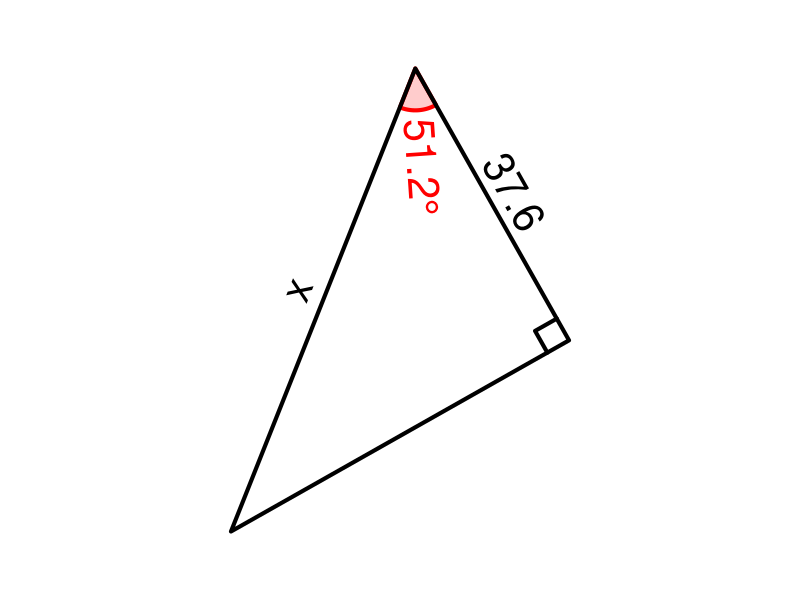
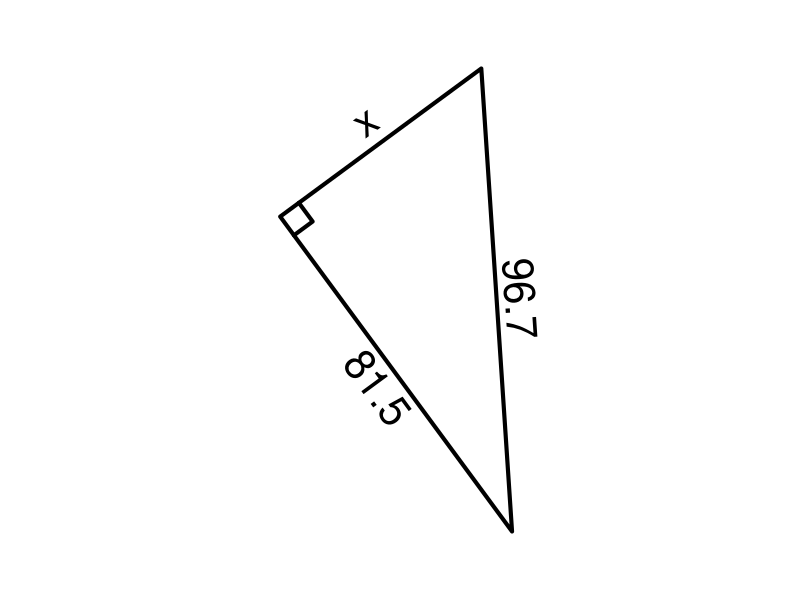
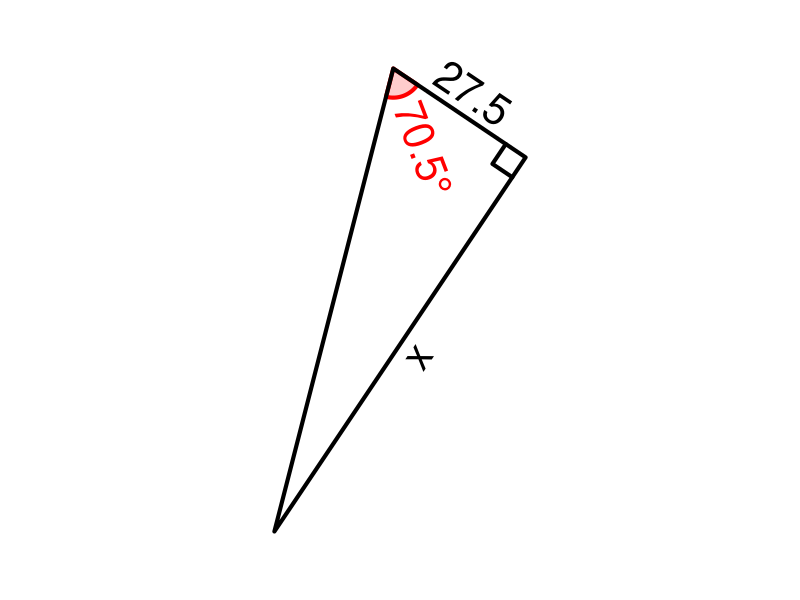
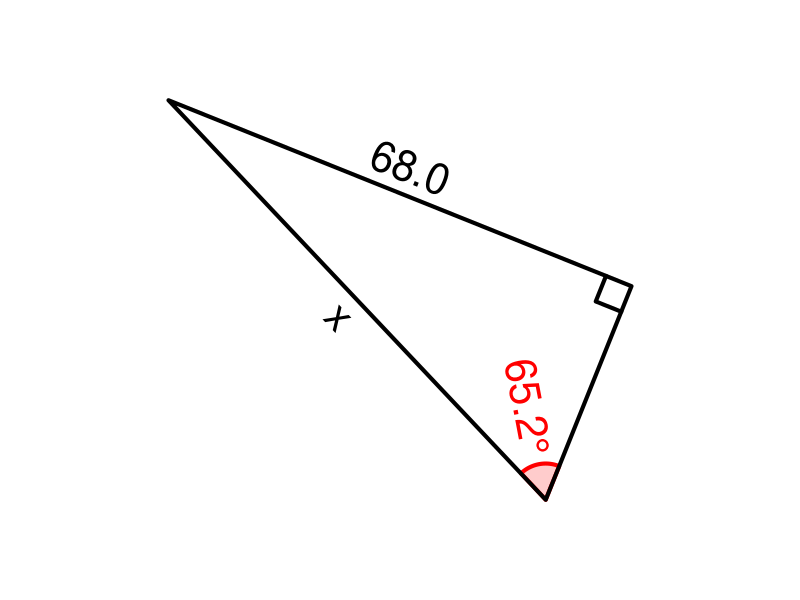
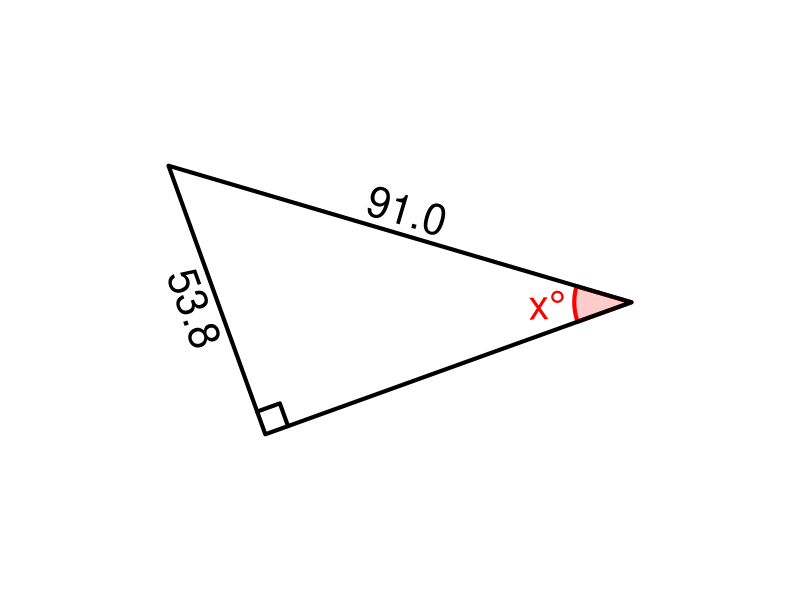
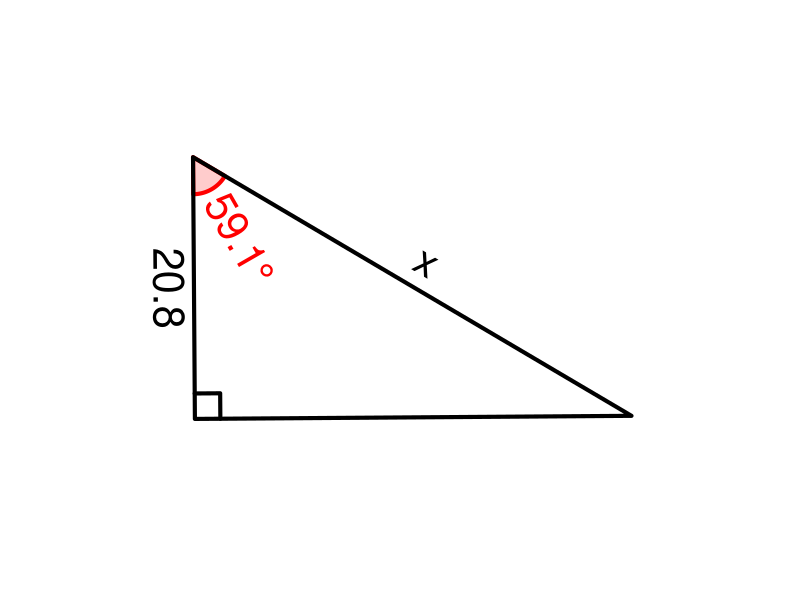
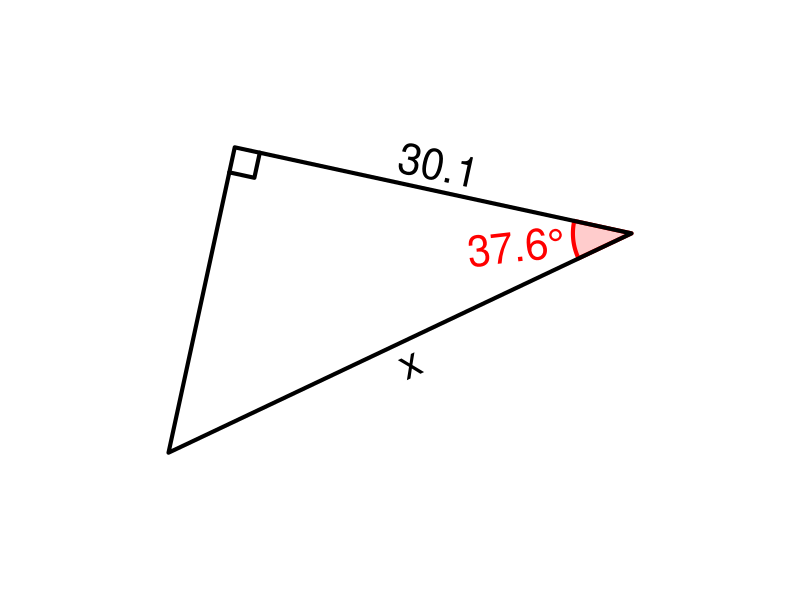
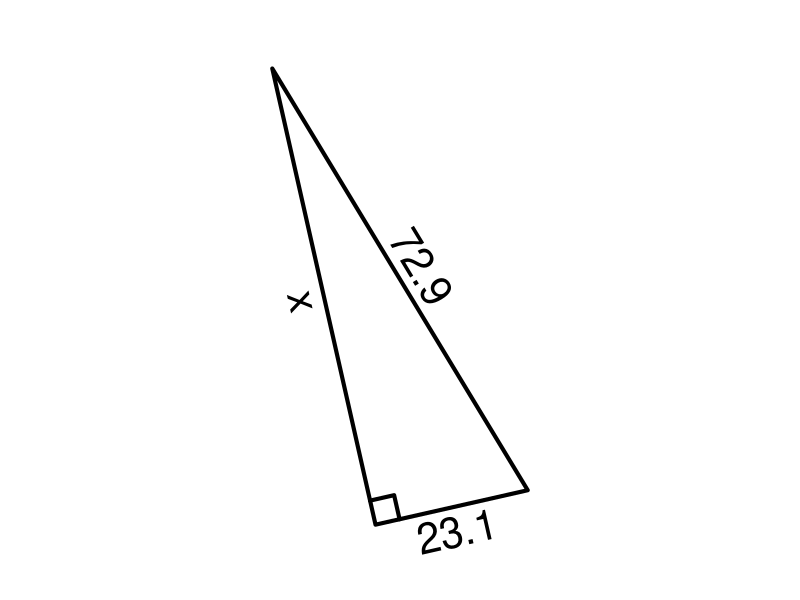

Reproduce these figures in R, in order. (Note: this script raises an error after producing the figures.)
# Find the length or angle measure marked with an x. Type your answer using 3 significant figures. If the number is less than 1, use a leading 0. Angles are in RADIANS.

alist = ""

for(iii in 1:1000){
    qt = sample(1:12,1)
    cex = 2.5
    lwd = 4
    # al,ol,hl,th
    while(T){
        deg = runif(1,15,79)
        th = deg/180*pi
        hl = runif(1,10,100)
        ol = hl*sin(th)
        al = hl*cos(th)
        if(ol>11 && al>11 && hl<99){break}
    }
    if(qt==1){ #ol=hl*sin(th)
        hyp = signif(hl,3)
        ang = signif(deg,3)
        labs = c("","x",sprintf("%.1f",hyp),sprintf("%.1f°",ang)) #a,o,h,t
        ans = signif(hyp*sin(ang/180*pi),3)
        ansstr = sprintf("%.1f",ans)
        atag = ""
    }
    if(qt==2){ #hl=ol/sin(th)
        opp = signif(ol,3)
        ang = signif(deg,3)
        labs = c("",sprintf("%.1f",opp),"x",sprintf("%.1f°",ang)) #a,o,h,t
        ans = signif(opp/sin(ang/180*pi),3)
        ansstr = sprintf("%.1f",ans)
        atag = ""
    }
    if(qt==3){ #th=asin(ol/hl)
        opp = signif(ol,3)
        hyp = signif(hl,3)
        labs = c("",sprintf("%.1f",opp),sprintf("%.1f",hyp),"x°") #a,o,h,t
        ans = signif(asin(opp/hyp)/pi*180,3)
        ansstr = sprintf("%.1f",ans)
        atag = "°"
    }
    if(qt==4){ #al=hl*cos(th)
        hyp = signif(hl,3)
        ang = signif(deg,3)
        labs = c("x","",sprintf("%.1f",hyp),sprintf("%.1f°",ang)) #a,o,h,t
        ans = signif(hyp*cos(ang/180*pi),3)
        ansstr = sprintf("%.1f",ans)
        atag = ""
    }
    if(qt==5){ #hl=al/cos(th)
        adj = signif(al,3)
        ang = signif(deg,3)
        labs = c(sprintf("%.1f",adj),"","x",sprintf("%.1f°",ang)) #a,o,h,t
        ans = signif(adj/cos(ang/180*pi),3)
        ansstr = sprintf("%.1f",ans)
        atag = ""
    }
    if(qt==6){ #th=acos(al/hl)
        adj = signif(al,3)
        hyp = signif(hl,3)
        labs = c(sprintf("%.1f",adj),"",sprintf("%.1f",hyp),"x°") #a,o,h,t
        ans = signif(acos(adj/hyp)/pi*180,3)
        ansstr = sprintf("%.1f",ans)
        atag = "°"
    }
    if(qt==7){ #ol=al*tan(th)
        adj = signif(al,3)
        ang = signif(deg,3)
        labs = c(sprintf("%.1f",adj),"x","",sprintf("%.1f°",ang)) #a,o,h,t
        ans = signif(adj*tan(ang/180*pi),3)
        ansstr = sprintf("%.1f",ans)
        atag = ""
    }
    if(qt==8){ #al=ol/tan(th)
        opp = signif(ol,3)
        ang = signif(deg,3)
        labs = c("x",sprintf("%.1f",opp),"",sprintf("%.1f°",ang)) #a,o,h,t
        ans = signif(opp/tan(ang/180*pi),3)
        ansstr = sprintf("%.1f",ans)
        atag = ""
    }
    if(qt==9){ #th=atan(ol/al)
        opp = signif(ol,3)
        adj = signif(al,3)
        labs = c(sprintf("%.1f",adj),sprintf("%.1f",opp),"","x°") #a,o,h,t
        ans = signif(atan(opp/adj)/pi*180,3)
        ansstr = sprintf("%.1f",ans)
        atag = "°"
    }
    if(qt==10){
        opp = signif(ol,3)
        adj = signif(al,3)
        labs = c(sprintf("%.1f",adj),sprintf("%.1f",opp),"x","") #a,o,h,t
        ansstr = sprintf("%.1f",signif(sqrt(opp^2+adj^2),3))
        ans = signif(sqrt(opp^2+adj^2),3)
        atag = ""
    }
    if(qt==11){
        opp = signif(ol,3)
        hyp = signif(hl,3)
        labs = c("x",sprintf("%.1f",opp),sprintf("%.1f",hyp),"") #a,o,h,t
        ansstr = sprintf("%.1f",signif(sqrt(hyp^2-opp^2),3))
        ans = signif(sqrt(hyp^2-opp^2),3)
        atag = ""
    }
    if(qt==12){
        adj = signif(al,3)
        hyp = signif(hl,3)
        labs = c(sprintf("%.1f",adj),"x",sprintf("%.1f",hyp),"") #a,o,h,t
        ansstr = sprintf("%.1f",signif(sqrt(hyp^2-adj^2),3))
        ans = signif(sqrt(hyp^2-adj^2),3)
        atag = ""
    }
    hstr = labs[3]
    astr = labs[1]
    ostr = labs[2]
    angstr = labs[4]
    png(paste0("p4/q",sprintf("%03d",iii),".png"),480,480)
    par(mar=c(0,0,0,0),pty="s")
    refl = sample(c(T,F),1)
    bmp = 0.05
    xs = c(0,cos(th),cos(th))
    ys = c(0,0,sin(th))
    xlo = cos(th)+bmp
    ylo = sin(th)/2
    srto = 90
    xla = cos(th)/2
    yla = -bmp
    srta = 0
    xlh = cos(th)/2+bmp*cos(th+pi/2)
    ylh = sin(th)/2+bmp*sin(th+pi/2)
    srth = th/pi*180
    xang = 1.5*bmp*cos(seq(0,th,pi/360))/th
    yang = 1.5*bmp*sin(seq(0,th,pi/360))/th
    xlang = 1.5*bmp*cos(th/2)/th+bmp/3*cos(th/2)
    ylang = 1.5*bmp*sin(th/2)/th+bmp/3*sin(th/2)
    srtang = th/2/pi*180
    xsq = c(cos(th)-bmp,cos(th)-bmp,cos(th))
    ysq = c(0,bmp,bmp)
    if(refl){
        xs = -xs
        xlo = -xlo
        srto = -90
        xla = -xla
        srta = 0
        xlh = -xlh
        srth = -th/pi*180
        xang = -xang
        xlang = -xlang
        srtang = -th/2/pi*180
        xsq = -xsq
    }
    rotang = runif(1,0,2*pi)
    xs2 = xs*cos(rotang)-ys*sin(rotang)
    ys2 = xs*sin(rotang)+ys*cos(rotang)
    xlo2 = xlo*cos(rotang)-ylo*sin(rotang)
    ylo2 = xlo*sin(rotang)+ylo*cos(rotang)
    srto2 = (srto+rotang/pi*180+90)%%180-90
    xla2 = xla*cos(rotang)-yla*sin(rotang)
    yla2 = xla*sin(rotang)+yla*cos(rotang)
    srta2 = (srta+rotang/pi*180+90)%%180-90
    xlh2 = xlh*cos(rotang)-ylh*sin(rotang)
    ylh2 = xlh*sin(rotang)+ylh*cos(rotang)
    srth2 = (srth+rotang/pi*180+90)%%180-90
    srtang2 = (srtang+rotang/pi*180+90)%%180-90
    xang2 = xang*cos(rotang)-yang*sin(rotang)
    yang2 = xang*sin(rotang)+yang*cos(rotang)
    xlang2 = xlang*cos(rotang)-ylang*sin(rotang)
    ylang2 = xlang*sin(rotang)+ylang*cos(rotang)
    xsq2 = xsq*cos(rotang)-ysq*sin(rotang)
    ysq2 = xsq*sin(rotang)+ysq*cos(rotang)
    xxx = c(xs2,xlo2,xla2,xlh2,xlang2)
    yyy = c(ys2,ylo2,yla2,ylh2,ylang2)
    widx = (max(xxx)-min(xxx))/2
    widy = (max(yyy)-min(yyy))/2
    midx = (max(xxx)+min(xxx))/2
    midy = (max(yyy)+min(yyy))/2
    wid = max(c(widx,widy))
    plot(0,0,"n",xlim=c(midx-wid*1.2,midx+wid*1.2),ylim=c(midy-wid*1.2,midy+wid*1.2),axes=F,ann=F)
    angadj = (xlang2<0)*1
    if(angstr!=""){
        polygon(c(0,xang2),c(0,yang2),border="red",col=rgb(1,0,0,0.2),lwd=lwd)
        text(xlang2,ylang2,angstr,srt=srtang2,col="red",cex=cex,adj=angadj)
    }
    polygon(xs2,ys2,lwd=lwd)
    lines(xsq2,ysq2,lwd=lwd)
    text(xlo2,ylo2,ostr,srt=srto2,cex=cex)
    text(xla2,yla2,astr,srt=srta2,cex=cex)
    text(xlh2,ylh2,hstr,srt=srth2,cex=cex)
    alist = paste0(alist,ansstr,"\n",collapse="")
    dev.off()
}

fileConn<-file("solutions4.txt")
writeLines(alist, fileConn)
